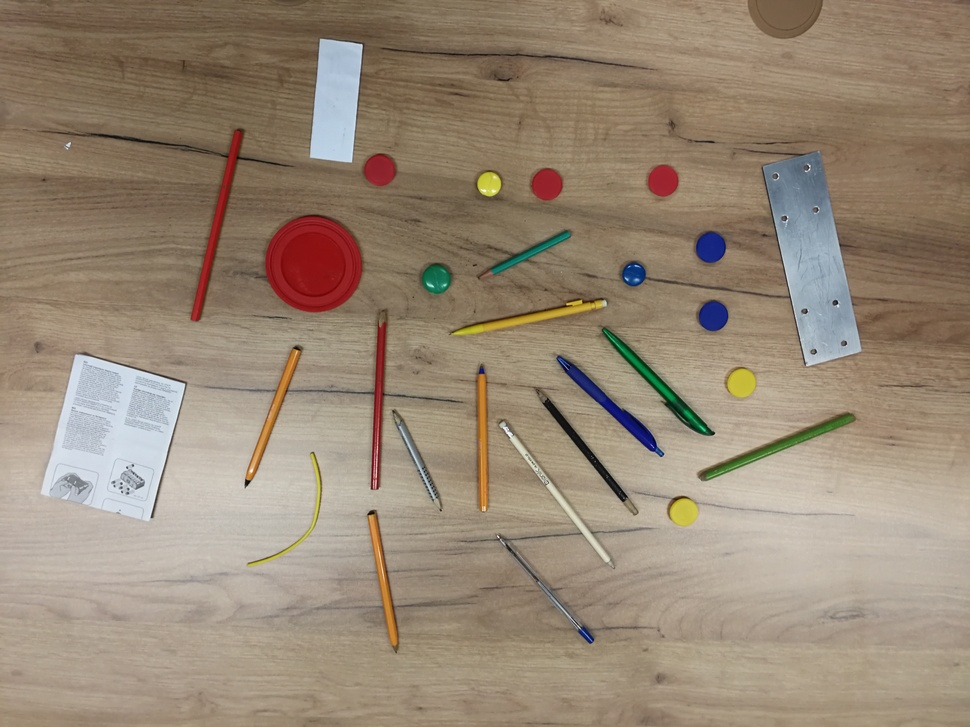
%> input picture IMG_20190514_122346.jpg, 970 x 727 px, shrunk from 3968 x 2976 before the run
$ octave --eval "result = segmentImage3(imread('IMG_20190514_122346.jpg'));"   (GNU Octave 9; MATLAB toolbox functions it lacks are replaced by stand-ins)
%> lines starting %> are read from the running program, lines starting %| are printed output that depends on the picture
function [BW,maskedImage] = segmentImage3(X)
%segmentImage Segment image using auto-generated code from imageSegmenter app
%  [BW,MASKEDIMAGE] = segmentImage(X) segments image X using auto-generated
%  code from the imageSegmenter app. The final segmentation is returned in
%  BW, and a masked image is returned in MASKEDIMAGE.

% Auto-generated by imageSegmenter app on 28-May-2019
%----------------------------------------------------


% Threshold image - global threshold
BW = imbinarize(X);
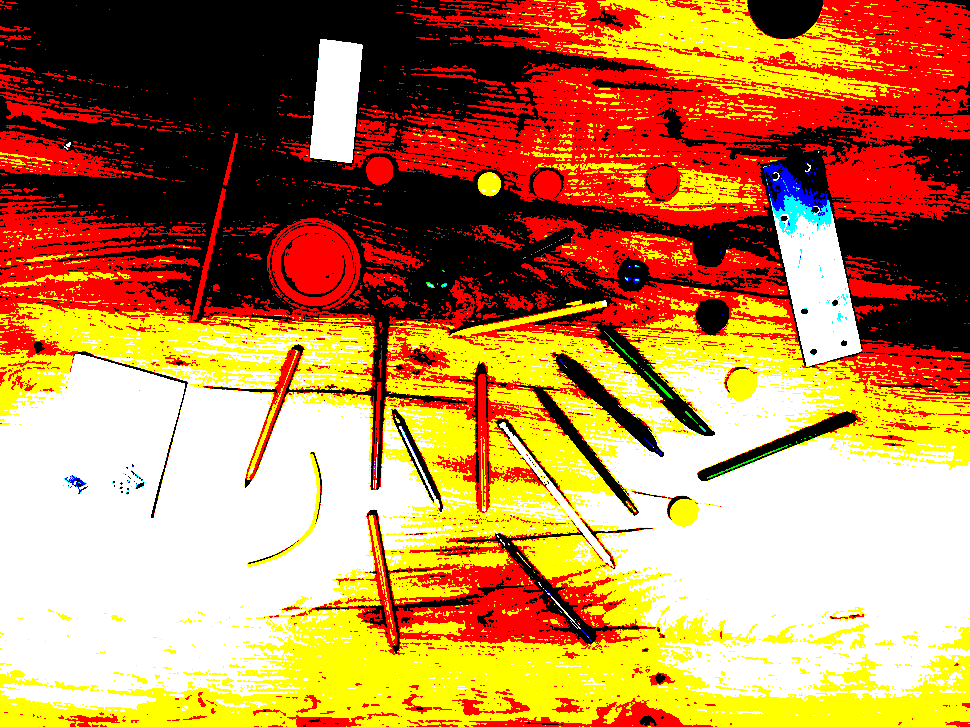
%> BW: size 727x970x3 logical; mean R, G, B 0.743, 0.529, 0.306

% Open mask with disk
radius = 2;
decomposition = 0;
se = strel('disk', radius, decomposition);
BW = imopen(BW, se);
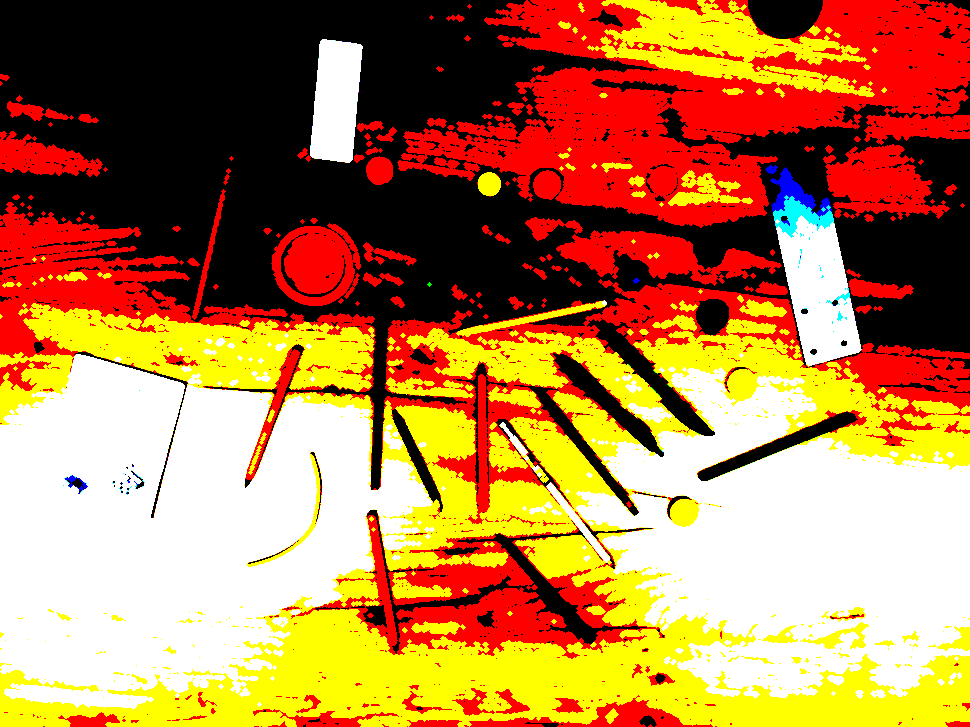
%> BW: size 727x970x3 logical; mean R, G, B 0.711, 0.495, 0.282

% Dilate mask with disk
radius = 4;
decomposition = 0;
se = strel('disk', radius, decomposition);
BW = imdilate(BW, se);
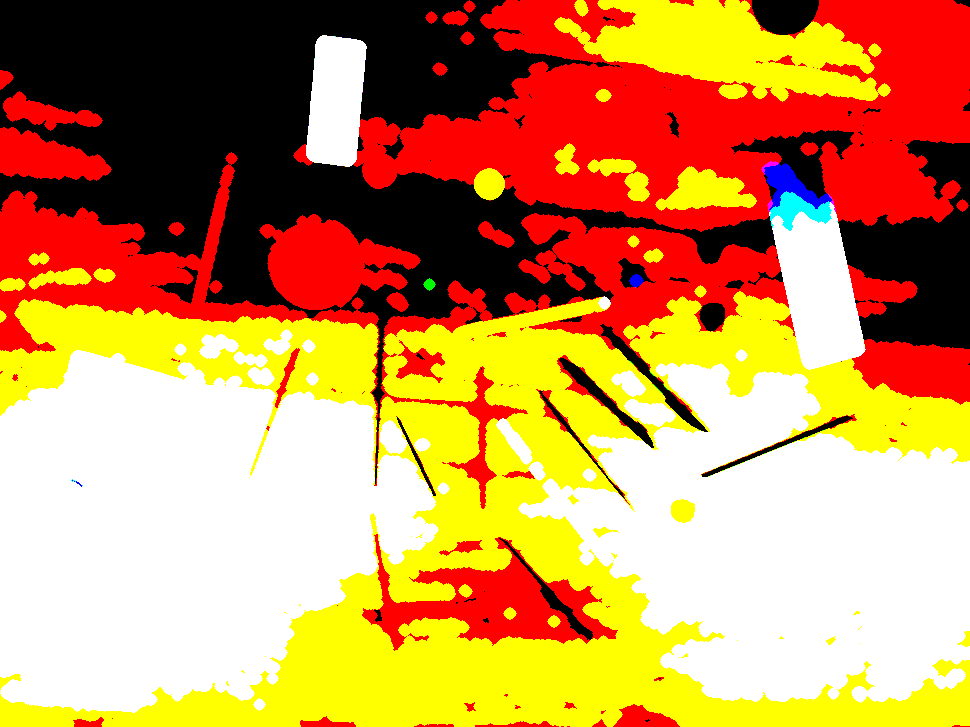
%> BW: size 727x970x3 logical; mean R, G, B 0.794, 0.573, 0.33

% Create masked image.
maskedImage = X;
%> maskedImage is the input picture: size 727x970x3 uint8; mean R, G, B 151.9, 135.8, 117
maskedImage(~BW) = 0;
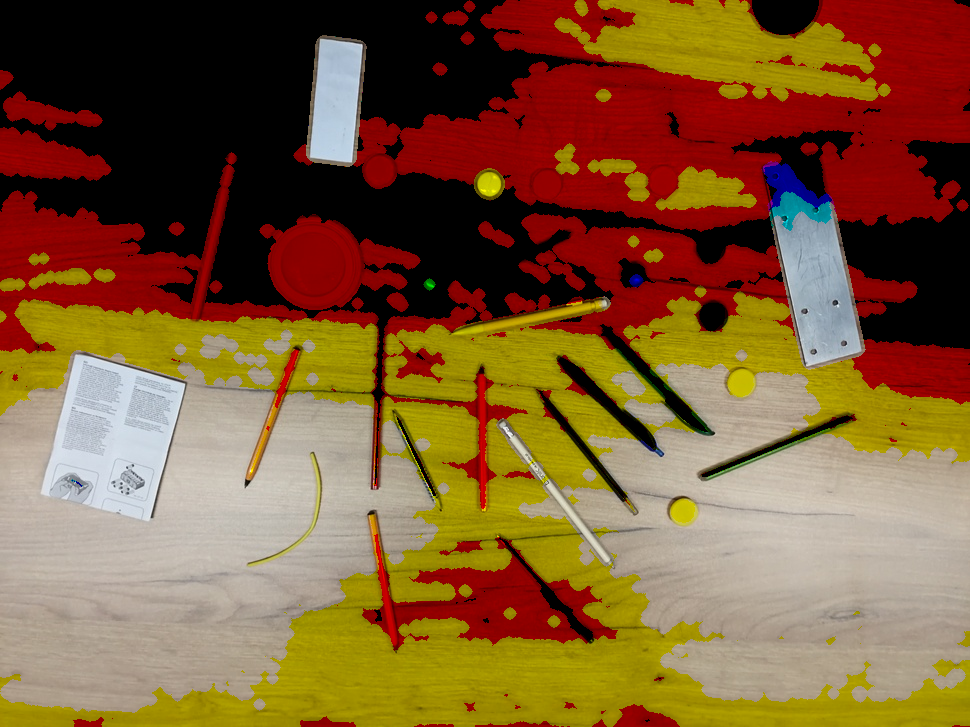
%> maskedImage: size 727x970x3 uint8; mean R, G, B 128.3, 90.4, 52.3
end
